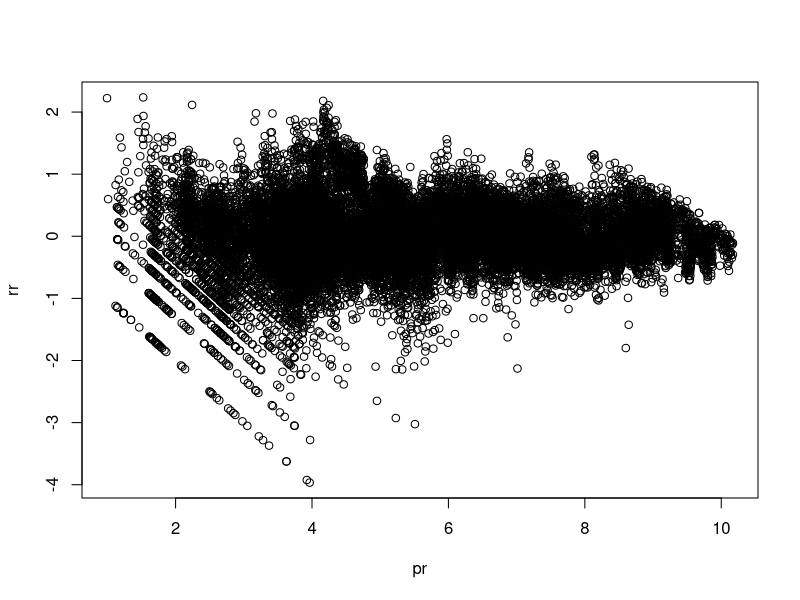

Write R code to recreate this figure. (Note: a time limit stopped this script after it produced the figure.)

library(glmnet)
library(car)

dat = read.csv( "./allBoarderData.csv" )

# write.csv(file="allBoarderData.csv",dat5,row.names=F)

dat <- subset(  
  dat, (prov!="Canada")&(prov!="Nova Scotia")
)

dat <- transform( 
  dat, date=as.Date(date), 
  prov=as.factor(prov),
  month=as.factor(month),
  weekday=as.factor(weekday),
  covid=as.factor(covid)
)

#contrasts( dat$prov  ) <- contr.sum
contrasts( dat$month ) <- contr.sum
contrasts( dat$covid ) <- contr.treatment(n=3,base=3)

md = lm( 
  dayTrip~prov+oil+xchange+month+weekday+unemploy+covid,
  data=dat
)

md.a = lm( 
  log1p(dayTrip)~prov+oil+xchange+month+weekday+unemploy,
  data=dat,subset=(covid=='prepan')
)
md.b = lm( 
  log1p(dayTrip)~prov+oil+xchange+month+weekday+unemploy,
  data=dat,subset=(covid=='lockdown')
)
md.c = lm( 
  log1p(dayTrip)~prov+oil+xchange+month+weekday+unemploy,
  data=dat,subset=(covid=='postpan')
)

###############

md.log = lm( 
  log1p(dayTrip) ~ covid*prov + oil + covid*xchange +
    month + covid*weekday + covid*unemploy,
  data=dat
)

mm = model.matrix(md.log)

md.net = glmnet(
  x=mm, y=log1p(dat$dayTrip), family='gaussian'
)

# 10-fold cv for lmb
md.net.cv = cv.glmnet(
  x=mm, y=log1p(dat$dayTrip), family='gaussian'
)

cbind( coef(md.net.cv), c(0,coef(md.log)) )

pr  = predict(md.net.cv,newx=mm,s="lambda.min")
rr  = log1p(dat$dayTrip)- pr
lmb = md.net.cv$lambda.min;  # lmb minimizes MSE
plot(pr,rr)

yy.org  = log1p(dat$dayTrip)
md.base = glmnet( 
  x=mm, y=yy.org, family='gaussian', 
  lambda=lmb
)
cf.base = coef(md.base)
pr.org  = predict(md.base,newx=mm,s=lmb)
rr.org  = yy.org - pr.org

## Single Wild Bootstrap ##

nn = length(yy.org)
BB = 10000
pb = txtProgressBar(min=0,max=BB,style=3)
res= c() 
for(ii in 1:BB){
  eps = 2*rbinom(nn,1,0.5)-1
  yy.wb  = pr.org + eps*rr.org
  md.tmp = glmnet( 
    x=mm, y=yy.wb , family='gaussian', 
    lambda=lmb
  )
  res = cbind(res,coef(md.tmp))
  setTxtProgressBar(pb,ii)
}
close(pb)

## Double Wild Bootstrap ##

nn = length(yy.org)
BB1= 100
BB2= 100
pb = txtProgressBar(min=0,max=BB1,style=3)
res= list( up=c(), lw=c() ); 
for(ii in 1:BB1){
  eps = 2*rbinom(nn,1,0.5)-1
  yy.wb  = pr.org + eps*rr.org
  md.tmp = glmnet( 
    x=mm, y=yy.wb , family='gaussian', 
    lambda=lmb
  )
  pr.org2  = predict(md.tmp,newx=mm,s=lmb)
  rr.org2  = yy.org - pr.org2
  res2=c();
  for( jj in 1:BB2 ){
    eps2 = 2*rbinom(nn,1,0.5)-1
    yy.wb2  = pr.org2 + eps2*rr.org2
    md.tmp2 = glmnet( 
      x=mm, y=yy.wb2, family='gaussian', 
      lambda=lmb
    )
    res2 = cbind(res2,coef(md.tmp2))
  }
  res$up = cbind(res$up,apply(res2,1,quantile,prob=0.975))
  res$lw = cbind(res$lw,apply(res2,1,quantile,prob=0.025))
  setTxtProgressBar(pb,ii)
}
close(pb)
fin = cbind(  
  apply(res$up,1,median),
  apply(res$lw,1,median)
)



## Fast Double Wild Bootstrap ##

nn = length(yy.org)
BB= 10000
pb = txtProgressBar(min=0,max=BB1,style=3)
res.f = c() 
for(ii in 1:BB){
  eps = 2*rbinom(nn,1,0.5)-1
  yy.wb  = pr.org + eps*rr.org
  md.tmp = glmnet( 
    x=mm, y=yy.wb , family='gaussian', 
    lambda=lmb
  )
  pr.org2  = predict(md.tmp,newx=mm,s=lmb)
  rr.org2  = yy.org - pr.org2
  res2=c();
  for( jj in 1:BB2 ){
    eps2 = 2*rbinom(nn,1,0.5)-1
    yy.wb2  = pr.org2 + eps2*rr.org2
    md.tmp2 = glmnet( 
      x=mm, y=yy.wb2, family='gaussian', 
      lambda=lmb
    )
    res2 = cbind(res2,coef(md.tmp2))
  }
  res$up = cbind(res$up,apply(res2,1,quantile,prob=0.975))
  res$lw = cbind(res$lw,apply(res2,1,quantile,prob=0.025))
  setTxtProgressBar(pb,ii)
}
close(pb)
fin = cbind(  
  apply(res$up,1,median),
  apply(res$lw,1,median)
)

####
# New Code, Sept 2024
####

library(MASS)

md.log = lm( 
  log1p(dayTrip) ~ covid*prov + oil + covid*xchange +
    month + covid*weekday + covid*unemploy,
  data=dat
)

mm = model.matrix(md.log)
xx <- apply(mm,2,scale)[,-1];
yy <- scale(log1p(dat$dayTrip),scale=F)

# 10-fold cv for lmb

ELNET=1;

md.cv = cv.glmnet(
  x=xx, y=yy, family='gaussian',
  alpha=ELNET
)

lmb.rd = 20*md.cv$lambda.min;
md.rd  = glmnet( 
  x=xx, y=yy, family='gaussian',
  alpha=ELNET, lambda=lmb.rd
)
bet.org= drop( md.rd$beta )
bet.rd = bet.org;

if(ELNET==1){
  penMat = nn*lmb.rd*ginv(diag(abs(bet.org)))
} else {
  penMat = diag(lmb.rd,pp)
}
#bet.rd= solve(
#  crossprod(xx) + penMat,
#  crossprod(xx,yy)
#);

ssexp =
  ( t(bet.rd) %*%
    ( t(xx)%*%xx + penMat ) %*%
    (bet.rd)
  )[1]
yfit = xx%*%bet.rd
res  = drop(yy - yfit)
ssres= sum(res^2)

alf= 0.05
nn = nrow(xx);
pp = ncol(xx);

fthrsh <- qf( alf, pp, nn-pp,lower.tail=F )*(pp)*ssres/(nn-pp)

plot( yfit,res, xlab="fitted values", ylab="residuals" )
abline(h=0,col='red')

rrad <- function(n){
  2*rbinom(n,1,1/2)-1
}
const = exp(1)/sqrt(pi)+exp(1)/pi
cc = 8

BS = 20;

hatmat =
  crossprod( t(xx), 
    solve( crossprod(xx) + penMat, t(xx))
  )

out.db = c();
out.pv = c();

pb = txtProgressBar( min=0,max=BS,style=3 )
for( ii in 1:BS ){
  res.wb <- res*rrad(nn);
  yy.wb  <- scale(
    crossprod(t(xx),bet.rd) + res.wb,scale=F
  )
  md.wb  = glmnet( 
    x=xx, y=yy.wb, family='gaussian',
    alpha=ELNET, lambda=lmb.rd
  )
  bet.wb = drop( md.wb$beta )
  #bet.wb= solve(
  #  crossprod(xx) + penMat,
  #  crossprod(xx,yy.wb)
  #);

  res2.wb = res.wb*rrad(nn);
  yy2.wb  = scale(
    crossprod(t(xx),bet.wb) + res2.wb,scale=F
  );
  md2.wb  = glmnet( 
    x=xx, y=yy2.wb, family='gaussian',
    alpha=ELNET, lambda=lmb.rd
  )
  bet2.wb = drop( md2.wb$beta )
  #bet2.wb= solve(
  #  crossprod(xx) + penMat,
  #  crossprod(xx,yy2.wb)
  #);

  new.t  =
    crossprod(
      bet2.wb-bet.wb,
      crossprod( 
        crossprod(xx) + penMat,
        bet2.wb-bet.wb
      )
    )[1];
  out.db = c( out.db, new.t )
  out.pv = c( out.pv,
    exp( -new.t/( 4*cc*sqrt(
      sum(t(res^2*(hatmat^2))*res^2 )
    ) )  )
  )
  setTxtProgressBar(pb,ii)
}
close(pb)

bsthrsh = quantile( out.db, 1-alf )

ABS = 10;

out.pv <- out.pv[1:ABS];
mu  = mean(out.pv);
vr  = var(out.pv);
th1 = mu^2*( 1-mu )/vr - mu
th2 = (mu*( 1-mu )/vr - 1)*(1 - mu)
if( th1  < th2 ) # right skewed 
  astar = qbeta(alf/const,th1,th2,lower.tail=F);
if( th1 > th2 ) # left skewed
  astar = qbeta(alf/const,th1,th2,lower.tail=T);
#astar = qbeta( alf, th1, th2 )
cnthrsh = -log(astar)*4*cc*sqrt(
  sum(t(res^2*(hatmat^2))*res^2 )
  #sum(hatmat^2*res^2 )
);

c(ssexp,fthrsh,bsthrsh,cnthrsh)


#
#  Individual Contrasts
#

indx=c(24,44);

c.xch   <- rep(0,pp);
c.xch[11] <- 1; 
c.une   <- rep(0,pp);
c.xch[24] <- 1; 

c.vec = rep(0,pp);
c.vec[indx] <- 1;

t.thrsh <- qt( alf, nn-pp,lower.tail=F )*sqrt(
  t(c.vec)%*%solve(crossprod(xx))%*%c.vec*ssres/(nn-pp)
)

BS = 100

out.db2 = c();
out.pv2 = c();

pb = txtProgressBar( min=0,max=BS,style=3 )
for( ii in 1:BS ){
  res.wb <- res*rrad(nn);
  yy.wb  <- scale(
    crossprod(t(xx),bet.rd) + res.wb,scale=F
  )
  md.wb  = glmnet( 
    x=xx, y=yy.wb, family='gaussian',
    alpha=ELNET, lambda=lmb.rd
  )
  bet.wb = drop( md.wb$beta )

  res2.wb = res.wb*rrad(nn);
  yy2.wb  = scale(
    crossprod(t(xx),bet.wb) + res2.wb,scale=F
  );
  md2.wb  = glmnet( 
    x=xx, y=yy2.wb, family='gaussian',
    alpha=ELNET, lambda=lmb.rd
  )
  bet2.wb = drop( md2.wb$beta )

  new.t.xch  =
    crossprod(
      c.vec,
      bet2.wb-bet.wb
    )[1];
  vvec = crossprod(
    c.vec,
    solve(
      crossprod(xx) + penMat,
      t(xx)
    )
  )
  out.db2 = c( out.db2, new.t.xch )
  out.pv2 = c( out.pv2,
    exp( -new.t.xch/( 4*cc*sqrt(
      sum( (vvec*res)^2 ) 
    ) )  )
  )
  setTxtProgressBar(pb,ii)
}
close(pb)

bsthrsh2 = quantile( out.db2, 1-alf )

ABS = 10;

out.pv <- out.pv2[1:ABS];
mu  = mean(out.pv2);
vr  = var(out.pv2);
th1 = mu^2*( 1-mu )/vr - mu
th2 = (mu*( 1-mu )/vr - 1)*(1 - mu)
if( th1  < th2 ) # right skewed 
  astar = qbeta(alf/const,th1,th2,lower.tail=F);
if( th1 > th2 ) # left skewed
  astar = qbeta(alf/const,th1,th2,lower.tail=T);
#astar = qbeta( alf, th1, th2 )
cnthrsh2 = -log(astar)*4*cc*sqrt(
  sum( (vvec*res)^2 ) 
  #sum(hatmat^2*res^2 )
);

c(t.thrsh,bsthrsh2,cnthrsh2)




##### plots #####

dat.on <- subset(dat,dat$prov=='Ontario')
pts <- c(1,500,1000,1500,2000,2500)

plot(
  dat.on$dayTrip+1,log='y',
  col=dat.on$covid,las=1,pch=as.numeric(dat.on$covid),
  ylab='day-trips',xlab='',xaxt='n'
)
axis(
  side=1,at=pts,
  labels=dat.on$date[pts]
)
title("Day-Trippers from US to Ontario, Canada")

plot(
  dat.on$xchange,
  col=dat.on$covid,las=1,
  ylab='Value (USD)',xlab='',xaxt='n'
)
axis(
  side=1,at=pts,
  labels=dat.on$date[pts]
)
title("Value of Canadian Dollar")

plot(
  dat.on$unemploy,log='y',
  col=dat.on$covid,las=1,
  ylab='unemployment rate',xlab='',xaxt='n'
)
axis(
  side=1,at=pts,
  labels=dat.on$date[pts]
)
title("US Unemployment Rate")
